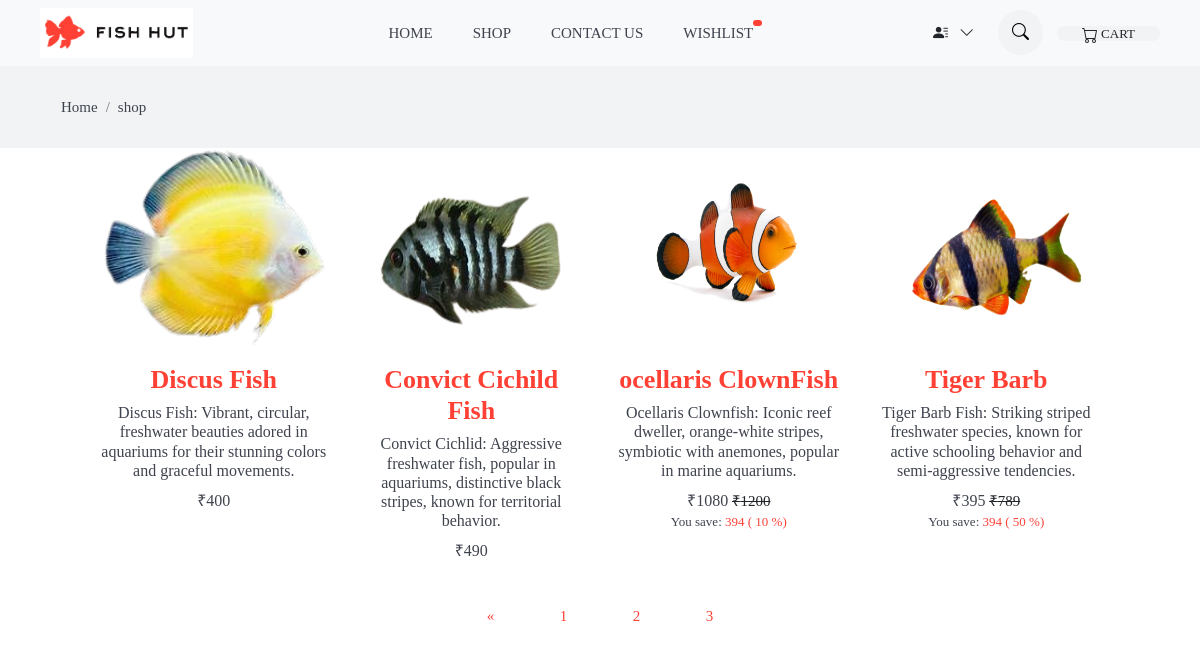
The app's page /shop/?page=3 (signed in) with its own data.
### pet_app/models.py (models this page shows, shortened)
class products(models.Model):
    product_name=models.TextField(max_length=100)
    product_desc=models.TextField(max_length=300)
    product_image=models.ImageField()
    product_price=models.IntegerField()
    priority=models.IntegerField(default=5)
    stock_quantity = models.IntegerField(default=0)
    offer_percentage=models.IntegerField(default=0)

### pet_app/views.py (the view, shortened to what this page needs)
# urls.py: path('shop/', views.shop, name='shop'),
def shop(request):
    page=1
    if request.GET:
        page=request.GET.get('page',1)
    data=products.objects.all()
    product_paginator=Paginator(data,8)
    data=product_paginator.get_page(page)
    zipped_price=[]
    for i in data:
        if i.product_price is not None:
            product_price=i.product_price
            off_percentage=i.offer_percentage
            offered_price= int(product_price) * (int(off_percentage)/100)
            final_price= int(product_price) - int(offered_price)
            yousave=product_price-final_price
        zipped_price.append((i,final_price))
    context={
        "data":data,
        'zipped_price':zipped_price,
        'yousave':yousave
    }
    return render(request,'pet_app/shop.html',context)

### templates/pet_app/shop.html (shortened to what this page needs)
{% load static %}
<!doctype html>
<html class="no-js supports-no-cookies" lang="en">
<head>
    <link rel="stylesheet" href="https://cdn.jsdelivr.net/npm/bootstrap-icons@1.11.3/font/bootstrap-icons.min.css">
    <link href="{% static 'css/indexPageCss/theme.scss.css' %}" rel="stylesheet" type="text/css" media="all" />
    <link rel="stylesheet" href="{% static 'css/indexPageCss/pluggins.css' %}" type="text/css" media="all">
    <link rel="stylesheet" href="{% static 'css/indexPageCss/style.css' %}">
    <link rel="stylesheet" href="{% static 'css/pro_drop.css' %}">
</head>
<body id="elite-shop" class="template-index">
    <div data-section-id="header" data-section-type="header-section">
        {% block navbar %}
        {% include 'pet_app/navbar.html' %}
        {% endblock %}
    </div>
    <main role="main" id="MainContent">
        <div id="shopify-section-top-collections" class="shopify-section">
            <nav class="bg-gray py-3">
                <div class="container">
                    <ol class="breadcrumb">
                        <li class="breadcrumb-item"><a href="{% url 'index' %}">Home</a></li>
                        <li class="breadcrumb-item active" aria-current="page"><a href="">shop</a></li>
                    </ol>
                </div>
            </nav>
            <section class="section" style="padding-top: 0%;">
                <div class="container " style="padding-left: 70px;padding-right: 70px; ">
                    <div class="row">
                        {% for d,product_price in zipped_price %}
                        <div class="col-lg-3 col-sm-6 mb-4">
                            <div class="product text-center  ">
                                <div class="product-thumb">
                                    <div class="overflow-hidden position-relative">
                                        <a href="{% url 'product_details' d.id %}">
                                            <img class="img-fluid w-100 mb-3 img-first" style="height: 200px;"
                                                src="/static/media/{{d.product_image}}" alt="Pocket Denim Overshirt">
                                        </a>
                                        <div class="btn-cart">
                                        </div>
                                    </div>
                                </div>
                                <div class="product-info ">
                                    <h3 class="h3 text-primary" style="font-weight: bolder;">{{d.product_name}}
                                    </h3>
                                    <h4 class="h5">{{d.product_desc}}
                                    </h4>
                                    <span class="h5">&#x20b9;{{product_price}}</span>
                                        {% if d.offer_percentage > 0 %}
                                        <span> <s> &#x20b9;{{d.product_price}} </s> </span>
                                        <h6 class="mb-4">You save: <span class="text-primary">{{yousave}} ( {{ d.offer_percentage }} %)</span></h6>
                                        {% endif %}
                                </div>
                            </div>
                        </div>
                        {% endfor %}
                    </div>
                    <div>
                        <nav aria-label="Page navigation example" style="border: none;">
                            <ul class="pagination" style="border: none;">
                                <li class="page-item " style="border: none;">
                                    {% if data.has_previous %}
                                    <a class="page-link text-primary" href="?page={{ data.previous_page_number }}"
                                        aria-label="Next">
                                        <span style="border: none;">&laquo;</span>
                                    </a>
                                    {% endif %}
                                </li>
                                {% for i in data.paginator.page_range %}
                                <a class="page-link text-primary" href="?page={{i}}" style="border: none;">
                                    <span style="border: none;">{{i}}</span>
                                </a>
                                {% endfor %}
                            </ul>
                        </nav>
                    </div>
                </div>
            </section>
        </div>
    </main>
</body>
</html>

### pet_app/static/css/indexPageCss/theme.scss.css (style rules this page uses)
html { line-height: 1.15; -ms-text-size-adjust: 100%; -webkit-text-size-adjust: 100% }
body { margin: 0 }
article, aside, footer, header, nav, section { display: block }
figcaption, figure, main { display: block }
a { background-color: transparent; -webkit-text-decoration-skip: objects }
img { border-style: none }
*, *:before, *:after { box-sizing: border-box }
body, input, textarea, button, select { -webkit-font-smoothing: antialiased; -webkit-text-size-adjust: 100% }
img { max-width: 100% }
a, button, [role=button], input, label, select, textarea { touch-action: manipulation }
.text-center { text-align: center !important }
body, html { background-color: #fff }

### pet_app/static/css/indexPageCss/style.css (style rules this page uses)
body { line-height: 26px; font-family: "futura_icgregular"; font-weight: 400; -webkit-font-smoothing: antialiased; font-size: 15px; }
h1, h2, h3, h4, h5, h6, .h1, .h2, .h3, .h4, .h5, .h6 { color: #3f434e; font-family: "futura_icgregular"; font-weight: 400; }
h3, .h3 { font-size: 26px; }
h4, .h4 { font-size: 20px; }
h5, .h5 { font-size: 16px; }
h6, .h6 { font-size: 13px; }
body { background-color: #fff; overflow-x: hidden; }
ol, ul { list-style-type: none; margin: 0px; }
img { vertical-align: middle; border: 0; }
a { color: inherit; }
a, a:hover, a:focus { text-decoration: none; }
a, button, select, input, label { cursor: pointer; transition: 0.2s ease; }
.section { padding-top: 100px; padding-bottom: 100px; }
.breadcrumb { border-radius: 0; background-color: transparent; margin-bottom: 0; }
.breadcrumb-item a { color: #3f434e; }
.bg-gray { background: #f2f3f5; }
.text-primary { color: #ff4135 !important; }
.overflow-hidden { overflow: hidden !important; }
.product { position: relative; overflow: hidden; }
.product .img-first { transform: scale(1); opacity: 1; transition: 0.2s linear; }
.product .btn-cart { position: absolute; width: 100%; bottom: -50px; background: rgba(255, 255, 255, 0.5); padding: 10px 0; transition: 0.3s ease; }
.page-item .page-link { border: 0; color: #898a8f; }
.pagination { justify-content: center; }
.pagination span { height: 40px; width: 40px; line-height: 40px; padding: 0; margin: 0 5px; text-align: center; display: inline-block; border-radius: 50px !important; background: #fff; border: 1px solid #e5e5e5; display: inline-block; }

### records on screen
products: product_image (picture), product_name "Discus Fish", product_desc "Discus Fish: Vibrant, circular, freshwater beauties adored in aquariums for their stunning colors and graceful movements.", product_price "400"
products: product_image (picture), product_name "Convict Cichild Fish", product_desc "Convict Cichlid: Aggressive freshwater fish, popular in aquariums, distinctive black stripes, known for territorial behavior.", product_price "490"
products: product_image (picture), product_name "ocellaris ClownFish", product_desc "Ocellaris Clownfish: Iconic reef dweller, orange-white stripes, symbiotic with anemones, popular in marine aquariums.", product_price "1080", product_price "1200", yousave "394", offer_percentage "10"
products: product_image (picture), product_name "Tiger Barb", product_desc "Tiger Barb Fish: Striking striped freshwater species, known for active schooling behavior and semi-aggressive tendencies.", product_price "395", product_price "789", yousave "394", offer_percentage "50"

### other values on screen
{{ i }} "1" "2" "3"
